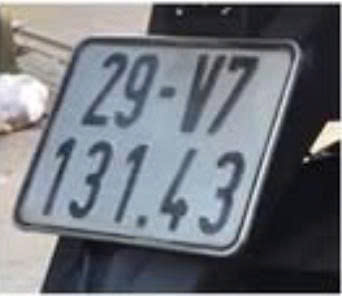
#> input picture cv2_knn/bien_so_nghieng.jpg, 342 x 296 px
$ jupyter execute --allow-errors BTL_XLA_KNN.ipynb
#> lines starting #> are read from the running program, lines starting #| are printed output that depends on the picture; after the words box and inside, x2 and y2 are one past the last pixel; in counts of white or black regions, pixels touching at a corner belong together
[cell 1]
# !pip install opencv-python numpy matplotlib scikit-learn

[cell 2]
import cv2
import numpy as np
import matplotlib.pyplot as plt
from sklearn.neighbors import KNeighborsClassifier

[cell 3]
# ==================== LOAD DỮ LIỆU TRAINING VÀ TRAIN KNN ====================
# (Thực hiện sớm để có model sẵn sàng cho bước nhận diện)
RESIZED_IMAGE_WIDTH = 20
RESIZED_IMAGE_HEIGHT = 30

print("Đang tải dữ liệu training...")
# Load dữ liệu từ file
classifications = np.loadtxt("classifications.txt", np.float32)
#> (the rest of this cell did not finish here and is left out)

[cell 4]
# ==================== DỮ LIỆU ĐẦU VÀO VÀ THAM SỐ ====================
# ⚠️ THAY ĐỔI ĐƯỜNG DẪN NÀY SAU KHI UPLOAD ẢNH LÊN COLAB
IMAGE_PATH = 'bien_so_nghieng.jpg'

# Tọa độ 4 góc chuẩn hóa bạn cung cấp: [x1, y1, x2, y2, x3, y3, x4, y4]
# Sẽ được sắp xếp lại thành (TL, TR, BR, BL) trong hàm order_points_corrected
normalized_coords_raw = np.array([
    # Điểm 1: x=0.8665, y=0.1345
    [0.8665292390625, 0.13456756718750001],

    # Điểm 2: x=0.2476, y=0.1236
    [0.2476783625, 0.1236081078125],

    # Điểm 3: x=0.0340, y=0.7542
    [0.03405555625, 0.754216215625],

    # Điểm 4: x=0.6876, y=0.8606
    [0.6876491234375, 0.8606655406250001]
])
# ==================== HÀM TIỆN ÍCH: SẮP XẾP TỌA ĐỘ ====================
def order_points_corrected(pts):
    """
    Sắp xếp 4 điểm tọa độ theo thứ tự chuẩn: Trên-Trái, Trên-Phải, Dưới-Phải, Dưới-Trái (TL, TR, BR, BL).
    """
    pts = np.array(pts, dtype = "float32")
    rect = np.zeros((4, 2), dtype = "float32")

    # Trên-Trái (TL) có tổng nhỏ nhất, Dưới-Phải (BR) có tổng lớn nhất
    s = pts.sum(axis = 1)
    rect[0] = pts[np.argmin(s)]
    rect[2] = pts[np.argmax(s)]

    # Lấy 2 điểm còn lại
    remaining_pts = np.delete(pts, [np.argmin(s), np.argmax(s)], axis=0)

    # Trên-Phải (TR) có hiệu (x-y) nhỏ nhất, Dưới-Trái (BL) có hiệu lớn nhất
    remaining_diff = np.diff(remaining_pts, axis=1).flatten()

    rect[1] = remaining_pts[np.argmin(remaining_diff)] # TR
    rect[3] = remaining_pts[np.argmax(remaining_diff)] # BL

    return rect

# Sắp xếp tọa độ đầu vào
sorted_normalized_points = order_points_corrected(normalized_coords_raw)
print("Tọa độ 4 góc đã sắp xếp (TL, TR, BR, BL):")
print(sorted_normalized_points)
print("-" * 60)

# ==================== ĐỊNH NGHĨA HÀM PHÂN ĐOẠN KÝ TỰ ====================
# [97 lines left out: function segment_characters_debug, not called in this run]

[cell 5]
def rectify_license_plate(image_path, norm_points):
    """Làm thẳng biển số xe từ ảnh nghiêng sử dụng tọa độ chuẩn hóa."""
#> called with image_path = 'bien_so_nghieng.jpg', norm_points = array of shape (4, 2)
    img = cv2.imread(image_path)
#> img is the input picture: shape (296, 342, 3); mean B, G, R 122, 114.8, 111
    if img is None:
        print(f"❌ Lỗi: Không thể tải ảnh từ: {image_path}")
        return None, 0, 0

    # 1. Chuyển tọa độ chuẩn hóa sang tọa độ pixel
    H_img, W_img = img.shape[:2]
#> H_img = 296; W_img = 342
    pixel_points = norm_points.copy()
    pixel_points[:, 0] *= W_img
    pixel_points[:, 1] *= H_img
    input_pts = np.float32(pixel_points)

    # 2. Định nghĩa kích thước và tọa độ đích
    RECTIFIED_WIDTH = 400
    RECTIFIED_HEIGHT = 400

    output_pts = np.float32([
        [0, 0], [RECTIFIED_WIDTH - 1, 0],
        [RECTIFIED_WIDTH - 1, RECTIFIED_HEIGHT - 1], [0, RECTIFIED_HEIGHT - 1]
    ])

    # 3. Tính và Áp dụng ma trận biến đổi phối cảnh
    M = cv2.getPerspectiveTransform(input_pts, output_pts)
    # Chuyển đổi màu từ BGR sang RGB cho Matplotlib
    img_rectified = cv2.warpPerspective(cv2.cvtColor(img, cv2.COLOR_BGR2RGB), M, (RECTIFIED_WIDTH, RECTIFIED_HEIGHT))
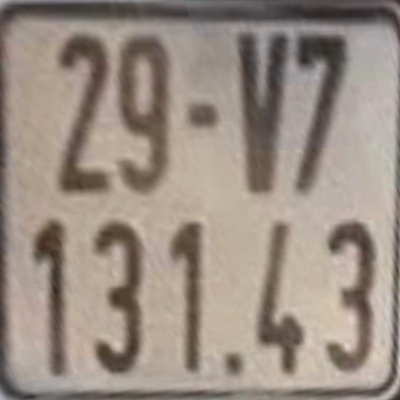
#> img_rectified: shape (400, 400, 3); mean B, G, R 130.8, 141.6, 154.3

    # Hiển thị ảnh
    plt.figure(figsize=(10, 5))
    plt.subplot(1, 2, 1)
    plt.imshow(cv2.cvtColor(img, cv2.COLOR_BGR2RGB))
    plt.title("Ảnh gốc")
    plt.axis('off')

    plt.subplot(1, 2, 2)
    plt.imshow(img_rectified)
    plt.title("Biển số đã làm thẳng")
    plt.axis('off')
    plt.show()
#> figure, not shown here; B, G, R data is drawn as R, G, B

    return img_rectified, W_img, H_img

# Thực thi làm thẳng ảnh
img_rectified, W_img, H_img = rectify_license_plate(IMAGE_PATH, sorted_normalized_points)
#> W_img = 342; H_img = 296

[cell 6]
def segment_characters_debug(img_rectified, show_debug=True):
    """
    Phân đoạn ký tự bằng Ngưỡng Otsu và Phép Đóng (Morphological Closing).

    Parameters:
    -----------
    img_rectified : numpy array
        Ảnh biển số đã được làm thẳng
    show_debug : bool
        Có hiển thị các ảnh debug không (mặc định: True)
    """
    if img_rectified is None:
        print("Lỗi: Không có ảnh đã làm thẳng để xử lý.")
        return []

    if show_debug:
        print("\n--- DEBUG: BƯỚC TIỀN XỬ LÝ (Threshold + Morphology) ---")
    gray = cv2.cvtColor(img_rectified, cv2.COLOR_RGB2GRAY)

    blurred = cv2.GaussianBlur(gray, (5, 5), 0)

    # QUAN TRỌNG: Dữ liệu training sử dụng adaptiveThreshold
    # Để đảm bảo khớp format, ta có thể thử cả 2 phương pháp:
    # 1. Adaptive Threshold (giống training)
    binary_adaptive = cv2.adaptiveThreshold(blurred, 255,
                                           cv2.ADAPTIVE_THRESH_GAUSSIAN_C,
                                           cv2.THRESH_BINARY_INV, 11, 2)

    # 2. Otsu Threshold (thường tốt hơn cho ảnh biển số)
    ret_otsu, binary_otsu = cv2.threshold(blurred, 0, 255,
                                          cv2.THRESH_BINARY_INV + cv2.THRESH_OTSU)
    if show_debug:
        print(f"Ngưỡng Otsu tự động tìm được: {ret_otsu}")
        print("Sử dụng Otsu Threshold (có thể đổi sang Adaptive Threshold nếu kết quả không tốt)")

    # Sử dụng Otsu (thường tốt hơn), nhưng có thể đổi sang adaptiveThreshold nếu cần
    binary = binary_otsu

    if show_debug:
        plt.figure(figsize=(6, 3))
        plt.imshow(binary, cmap='gray')
        plt.title("Ảnh Nhị Phân (Sau Ngưỡng Otsu)")
        plt.show()

    # 2. ÁP DỤNG PHÉP ĐÓNG (MORPH_CLOSE) (Chương 4.4.1)
    # Phép Đóng = Giãn (Dilate) rồi Co (Erode).
    # Mục đích: Nối liền các ký tự bị đứt gãy (do ngưỡng Otsu hoặc ảnh mờ).
    kernel = np.ones((3,3), np.uint8)
    binary_morphed = cv2.morphologyEx(binary, cv2.MORPH_CLOSE, kernel, iterations=1)

    if show_debug:
        plt.figure(figsize=(6, 3))
        plt.imshow(binary_morphed, cmap='gray')
        plt.title("Ảnh sau Phép Đóng (Nối liền ký tự)")
        plt.show()

    # --- BƯỚC B: TÌM & LỌC CONTOURS (trên ảnh đã Đóng) ---
    if show_debug:
        print("\n--- DEBUG: TÌM VÀ LỌC CONTOURS ---")
    contours, _ = cv2.findContours(binary_morphed, cv2.RETR_EXTERNAL, cv2.CHAIN_APPROX_SIMPLE)

    # Tham số lọc (Điều chỉnh cho ảnh 400x200)
    MIN_W = 10      # Chiều rộng tối thiểu
    MAX_H = 180     # Chiều cao max (gần bằng chiều cao ảnh)
    MIN_H = 50      # Chiều cao min (loại bỏ dấu chấm/nhiễu)
    MIN_ASPECT = 0.1
    MAX_ASPECT = 0.9  # Nới lỏng cho ký tự 'V', 'M'

    char_contours = []
    debug_img_bgr = cv2.cvtColor(img_rectified.copy(), cv2.COLOR_RGB2BGR)

    for i, cnt in enumerate(contours):
        x, y, w, h = cv2.boundingRect(cnt)
        aspect_ratio = w / h

        condition_w = w > MIN_W
        condition_h = h > MIN_H and h < MAX_H
        condition_aspect = aspect_ratio > MIN_ASPECT and aspect_ratio < MAX_ASPECT

        if show_debug and h > 20: # Chỉ in log cho contour đáng kể
            print(f"Contour {i}: x={x}, y={y}, w={w}, h={h}, tỷ lệ (w/h)={aspect_ratio:.2f}")
            print(f"   -> Lọc W={condition_w}, Lọc H={condition_h}, Lọc Tỷ lệ={condition_aspect}")

        if condition_w and condition_h and condition_aspect:
             char_contours.append((x, y, w, h))
             cv2.rectangle(debug_img_bgr, (x, y), (x + w, y + h), (0, 255, 0), 2)
        else:
             cv2.rectangle(debug_img_bgr, (x, y), (x + w, y + h), (0, 0, 255), 1)

    # Sắp xếp theo Vị trí (x)
    char_contours = sorted(char_contours, key=lambda b: b[0])

    plt.figure(figsize=(10, 4))
    plt.imshow(cv2.cvtColor(debug_img_bgr, cv2.COLOR_BGR2RGB))
    plt.title(f"Contours được chấp nhận ({len(char_contours)} ký tự)")
    plt.show()

    # --- BƯỚC C: TRÍCH XUẤT KÝ TỰ (từ ảnh nhị phân GỐC) ---
    char_images = []
    if len(char_contours) > 0:
        print(f"\n✅ Đã trích xuất {len(char_contours)} vùng ký tự sau khi lọc.")
        plt.figure(figsize=(15, 3))
        for i, (x, y, w, h) in enumerate(char_contours):
            padding = 2
            # Cắt từ ảnh nhị phân GỐC (binary)
            char_img = binary[max(0, y-padding):min(binary_morphed.shape[0], y+h+padding),
                              max(0, x-padding):min(binary_morphed.shape[1], x+w+padding)]

            char_images.append(char_img)

            plt.subplot(1, len(char_contours), i+1)
            plt.imshow(char_img, cmap='gray')
            plt.title(f"Ký tự {i+1}")
            plt.axis('off')
        plt.show()
    else:
        print("\n❌ Kết quả cuối cùng: Không trích xuất được ký tự nào hợp lệ.")

    return char_images

# Lưu ý: Hàm segment_characters_debug đã được định nghĩa ở cell 3
# Việc gọi hàm để phân đoạn ký tự (tách phân ngưỡng) sẽ được thực hiện ở cell 5

[cell 7]
# ==================== PHÂN ĐOẠN KÝ TỰ (TÁCH PHÂN NGƯỠNG) ====================
# BƯỚC QUAN TRỌNG: Chia ảnh biển số thành 2 phần (trên và dưới)
# Sau đó phân đoạn ký tự từng phần riêng biệt
print("\n" + "="*60)
print("BƯỚC 1: CHIA ẢNH VÀ PHÂN ĐOẠN KÝ TỰ - TÁCH PHÂN NGƯỠNG")
print("="*60)

# Chia ảnh biển số thành 2 phần: trên và dưới
H, W = img_rectified.shape[:2]
#> H = 400; W = 400
split_y = H // 2  # Chia đôi theo chiều dọc
#> split_y = 200

img_top = img_rectified[0:split_y, :]      # Phần trên
img_bottom = img_rectified[split_y:, :]    # Phần dưới

# Hiển thị 2 phần đã chia
plt.figure(figsize=(12, 4))
plt.subplot(1, 3, 1)
plt.imshow(img_rectified)
plt.title("Ảnh biển số đầy đủ")
plt.axis('off')

plt.subplot(1, 3, 2)
plt.imshow(img_top)
plt.title("Phần trên biển số")
plt.axis('off')

plt.subplot(1, 3, 3)
plt.imshow(img_bottom)
plt.title("Phần dưới biển số")
plt.axis('off')
plt.tight_layout()
plt.show()
#> figure, not shown here; B, G, R data is drawn as R, G, B

print(f"\n✅ Đã chia ảnh thành 2 phần:")
print(f"   - Phần trên: {img_top.shape[0]}x{img_top.shape[1]} pixels")
#|    - Phần trên: 200x400 pixels
print(f"   - Phần dưới: {img_bottom.shape[0]}x{img_bottom.shape[1]} pixels")
#|    - Phần dưới: 200x400 pixels

# Phân đoạn ký tự từ phần trên
print("\n--- PHÂN ĐOẠN KÝ TỰ PHẦN TRÊN ---")
char_images_top = segment_characters_debug(img_top, show_debug=False)
#> in segment_characters_debug, `binary_adaptive = cv2.adaptiveThreshold(blurred, 255, cv2.ADAPTIVE_THR..`:
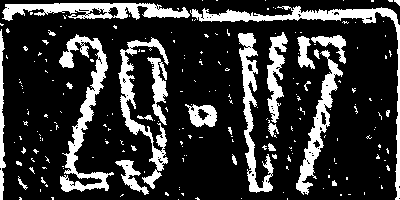
#> binary_adaptive: shape (200, 400); 20.6% white; 216 white regions (188 under 20 px), largest, box (x1, y1, x2, y2) and area: (59, 34, 114, 192) 2377, (190, 6, 400, 200) 2292, (2, 3, 190, 21) 1883
#> in segment_characters_debug, `ret_otsu, binary_otsu = cv2.threshold(blurred, 0, 255, cv2.THRESH_BINA..`:
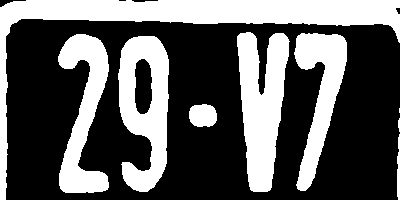
#> binary_otsu: shape (200, 400); 36.8% white; 9 white regions (1 under 20 px), largest, box (x1, y1, x2, y2) and area: (0, 0, 400, 200) 10233, (237, 32, 290, 192) 5476, (118, 36, 169, 192) 5036
#> in segment_characters_debug, `ret_otsu, binary_otsu = cv2.threshold(blurred, 0, 255, cv2.THRESH_BINA..`: ret_otsu = 122
#> in segment_characters_debug, `binary_morphed = cv2.morphologyEx(binary, cv2.MORPH_CLOSE, kernel, ite..`: binary_morphed: shape (200, 400); 36.9% white; 8 white regions (1 under 20 px)
#> in segment_characters_debug, `contours, _ = cv2.findContours(binary_morphed, cv2.RETR_EXTERNAL, cv2...`: contours = 8 contours, 1 with area under 20; largest, box (x1, y1, x2, y2) and area: (0, 0, 400, 200) 9664, (118, 36, 169, 192) 5632, (237, 32, 290, 192) 5238, (58, 34, 109, 193) 3943, (294, 33, 347, 191) 3628, (189, 104, 217, 127) 502, (397, 118, 400, 200) 104
#> the loop in segment_characters_debug, `for i, cnt in enumerate(contours):` made 8 passes
#> (x, y, w, h, aspect_ratio, condition_w, condition_h, condition_aspect) on passes 1, 3, 4, 5, 6, 7, 8: (397, 118, 3, 82, 0.0366, False, True, False), (189, 104, 28, 23, 1.22, True, False, False), (118, 36, 51, 156, 0.327, True, True, True), (58, 34, 51, 159, 0.321, True, True, True), (294, 33, 53, 158, 0.335, True, True, True), (237, 32, 53, 160, 0.331, True, True, True), (0, 0, 400, 200, 2, True, False, False)
#> (cnt, x, y, w, h, aspect_ratio, condition_w, condition_h) on pass 2: ([[399, 108], [399, 112]], 399, 108, 1, 5, 0.2, False, False)
#> after the loop in segment_characters_debug, `for i, cnt in enumerate(contours):`:
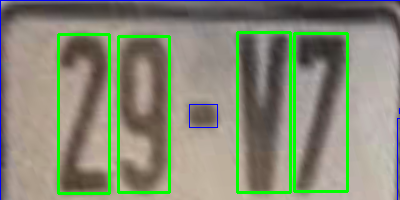
#> debug_img_bgr: shape (200, 400, 3); mean R, G, B 132.9, 138.3, 117
#> after the loop in segment_characters_debug, `for i, cnt in enumerate(contours):`: char_contours = [(118, 36, 51, 156), (58, 34, 51, 159), (294, 33, 53, 158), (237, 32, 53, 160)]
#> in segment_characters_debug, `char_contours = sorted(char_contours, key=lambda b: b[0])`: char_contours = [(58, 34, 51, 159), (118, 36, 51, 156), (237, 32, 53, 160), (294, 33, 53, 158)]
#| ✅ Đã trích xuất 4 vùng ký tự sau khi lọc.
#> the loop in segment_characters_debug, `for i, (x, y, w, h) in enumerate(char_contours):` made 4 passes
#> after the loop in segment_characters_debug, `for i, (x, y, w, h) in enumerate(char_contours):`: char_images = 4 items
#> char_images_top = 4 items
print(f"✅ Đã phân đoạn được {len(char_images_top)} ký tự từ phần trên")
#| ✅ Đã phân đoạn được 4 ký tự từ phần trên

# Phân đoạn ký tự từ phần dưới
print("\n--- PHÂN ĐOẠN KÝ TỰ PHẦN DƯỚI ---")
char_images_bottom = segment_characters_debug(img_bottom, show_debug=False)
#> call 2 of segment_characters_debug, with show_debug = False
#> in segment_characters_debug (call 2), `binary_adaptive = cv2.adaptiveThreshold(blurred, 255, cv2.ADAPTIVE_THR..`: binary_adaptive: shape (200, 400); 21.3% white; 273 white regions (228 under 20 px), largest, box (x1, y1, x2, y2) and area: (0, 0, 400, 200) 3428, (326, 20, 376, 172) 2594, (95, 22, 144, 174) 2441
#> in segment_characters_debug (call 2), `ret_otsu, binary_otsu = cv2.threshold(blurred, 0, 255, cv2.THRESH_BINA..`:
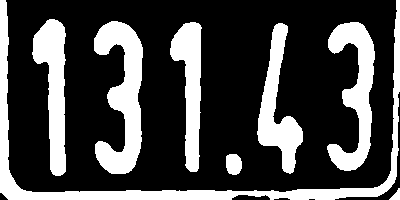
#> binary_otsu: shape (200, 400); 28% white; 8 white regions, largest, box (x1, y1, x2, y2) and area: (0, 0, 400, 200) 6172, (94, 21, 143, 174) 4098, (327, 22, 375, 171) 3342
#> in segment_characters_debug (call 2), `ret_otsu, binary_otsu = cv2.threshold(blurred, 0, 255, cv2.THRESH_BINA..`: ret_otsu = 131
#> in segment_characters_debug (call 2), `binary_morphed = cv2.morphologyEx(binary, cv2.MORPH_CLOSE, kernel, ite..`: binary_morphed: shape (200, 400); 28% white; 8 white regions
#> in segment_characters_debug (call 2), `contours, _ = cv2.findContours(binary_morphed, cv2.RETR_EXTERNAL, cv2...`: contours = 8 contours; box (x1, y1, x2, y2) and area: (0, 0, 400, 200) 5452, (94, 21, 143, 174) 3888, (327, 22, 375, 171) 3136, (32, 19, 66, 176) 2822, (257, 23, 303, 174) 2642, (170, 22, 202, 172) 2441, (226, 154, 242, 175) 256, (389, 188, 400, 200) 52
#> the loop in segment_characters_debug (call 2), `for i, cnt in enumerate(contours):` made 8 passes
#> (x, y, w, h, aspect_ratio, condition_h, condition_aspect) on passes 1 to 8: (389, 188, 11, 12, 0.917, False, False), (226, 154, 16, 21, 0.762, False, True), (257, 23, 46, 151, 0.305, True, True), (327, 22, 48, 149, 0.322, True, True), (170, 22, 32, 150, 0.213, True, True), (94, 21, 49, 153, 0.32, True, True), (32, 19, 34, 157, 0.217, True, True), (0, 0, 400, 200, 2, False, False)
#> after the loop in segment_characters_debug (call 2), `for i, cnt in enumerate(contours):`:
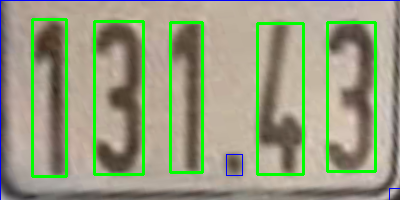
#> debug_img_bgr: shape (200, 400, 3); mean R, G, B 149.9, 155.6, 127.4
#> after the loop in segment_characters_debug (call 2), `for i, cnt in enumerate(contours):`: char_contours = [(257, 23, 46, 151), (327, 22, 48, 149), (170, 22, 32, 150), (94, 21, 49, 153), (32, 19, 34, 157)]
#> in segment_characters_debug (call 2), `char_contours = sorted(char_contours, key=lambda b: b[0])`: char_contours = [(32, 19, 34, 157), (94, 21, 49, 153), (170, 22, 32, 150), (257, 23, 46, 151), (327, 22, 48, 149)]
#> in segment_characters_debug (call 2), `plt.show()`:
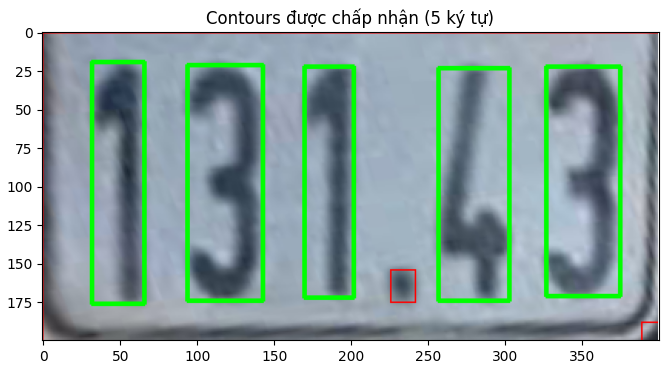
#> figure drawn by matplotlib, 1 panel; B, G, R data is drawn as R, G, B
#| ✅ Đã trích xuất 5 vùng ký tự sau khi lọc.
#> the loop in segment_characters_debug (call 2), `for i, (x, y, w, h) in enumerate(char_contours):` made 5 passes
#> pass 1, in segment_characters_debug (call 2), `char_img = binary[max(0, y-padding):min(binary_morphed.shape[0], y+h+p..`:
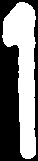
#> char_img: shape (161, 38); 48.9% white; 1 white region, box (x1, y1, x2, y2) and area: (2, 2, 36, 159) 2989
#> after the loop in segment_characters_debug (call 2), `for i, (x, y, w, h) in enumerate(char_contours):`: char_images = 5 items
#> in segment_characters_debug (call 2), `plt.show()`:
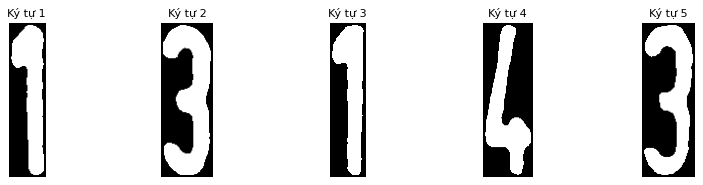
#> figure drawn by matplotlib, 5 panels
#> char_images_bottom = 5 items
print(f"✅ Đã phân đoạn được {len(char_images_bottom)} ký tự từ phần dưới")
#| ✅ Đã phân đoạn được 5 ký tự từ phần dưới

# Hiển thị tất cả ký tự đã phân đoạn
if len(char_images_top) > 0 or len(char_images_bottom) > 0:
    total_chars = len(char_images_top) + len(char_images_bottom)
#> total_chars = 9
    max_chars = max(len(char_images_top), len(char_images_bottom), 1)
#> max_chars = 5

    fig, axes = plt.subplots(2, max_chars, figsize=(max(15, max_chars * 2), 6))
    if max_chars == 1:
        axes = axes.reshape(2, 1)

    # Hiển thị ký tự phần trên
    for i in range(len(char_images_top)):
        axes[0, i].imshow(char_images_top[i], cmap='gray')
        axes[0, i].set_title(f"Trên-{i+1}", fontsize=10)
        axes[0, i].axis('off')
#> this loop made 4 passes
    # Ẩn các subplot không sử dụng
    for i in range(len(char_images_top), max_chars):
        axes[0, i].axis('off')
#> this loop made 1 pass
#> i on pass 1: 4

    # Hiển thị ký tự phần dưới
    for i in range(len(char_images_bottom)):
        axes[1, i].imshow(char_images_bottom[i], cmap='gray')
        axes[1, i].set_title(f"Dưới-{i+1}", fontsize=10)
        axes[1, i].axis('off')
#> this loop made 5 passes
    # Ẩn các subplot không sử dụng
    for i in range(len(char_images_bottom), max_chars):
        axes[1, i].axis('off')
#> this loop made 0 passes

    plt.suptitle(f"Ký tự đã phân đoạn: {len(char_images_top)} ký tự trên, {len(char_images_bottom)} ký tự dưới",
                fontsize=12, y=0.98)
    plt.tight_layout()
    plt.show()
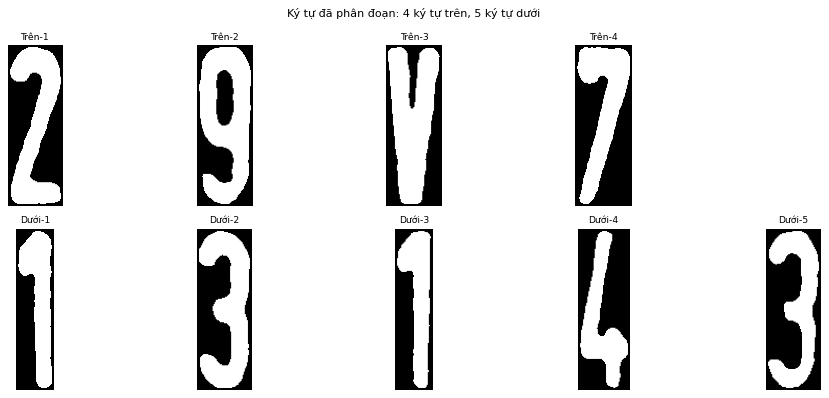
#> figure drawn by matplotlib, 9 panels

# Kết hợp tất cả ký tự (trên trước, dưới sau)
char_images = char_images_top + char_images_bottom
#> char_images = 9 items
char_images_info = [('top', i) for i in range(len(char_images_top))] + \
                   [('bottom', i) for i in range(len(char_images_bottom))]
#> char_images_info = [('top', 0), ('top', 1), ('top', 2), ('top', 3), ('bottom', 0), ('bottom', 1), ('bottom', 2), ('bottom', 3), ('bottom', 4)]

print(f"\n✅ Tổng cộng đã phân đoạn được {len(char_images)} ký tự:")
#| ✅ Tổng cộng đã phân đoạn được 9 ký tự:
print(f"   - Phần trên: {len(char_images_top)} ký tự")
#|    - Phần trên: 4 ký tự
print(f"   - Phần dưới: {len(char_images_bottom)} ký tự")
#|    - Phần dưới: 5 ký tự
